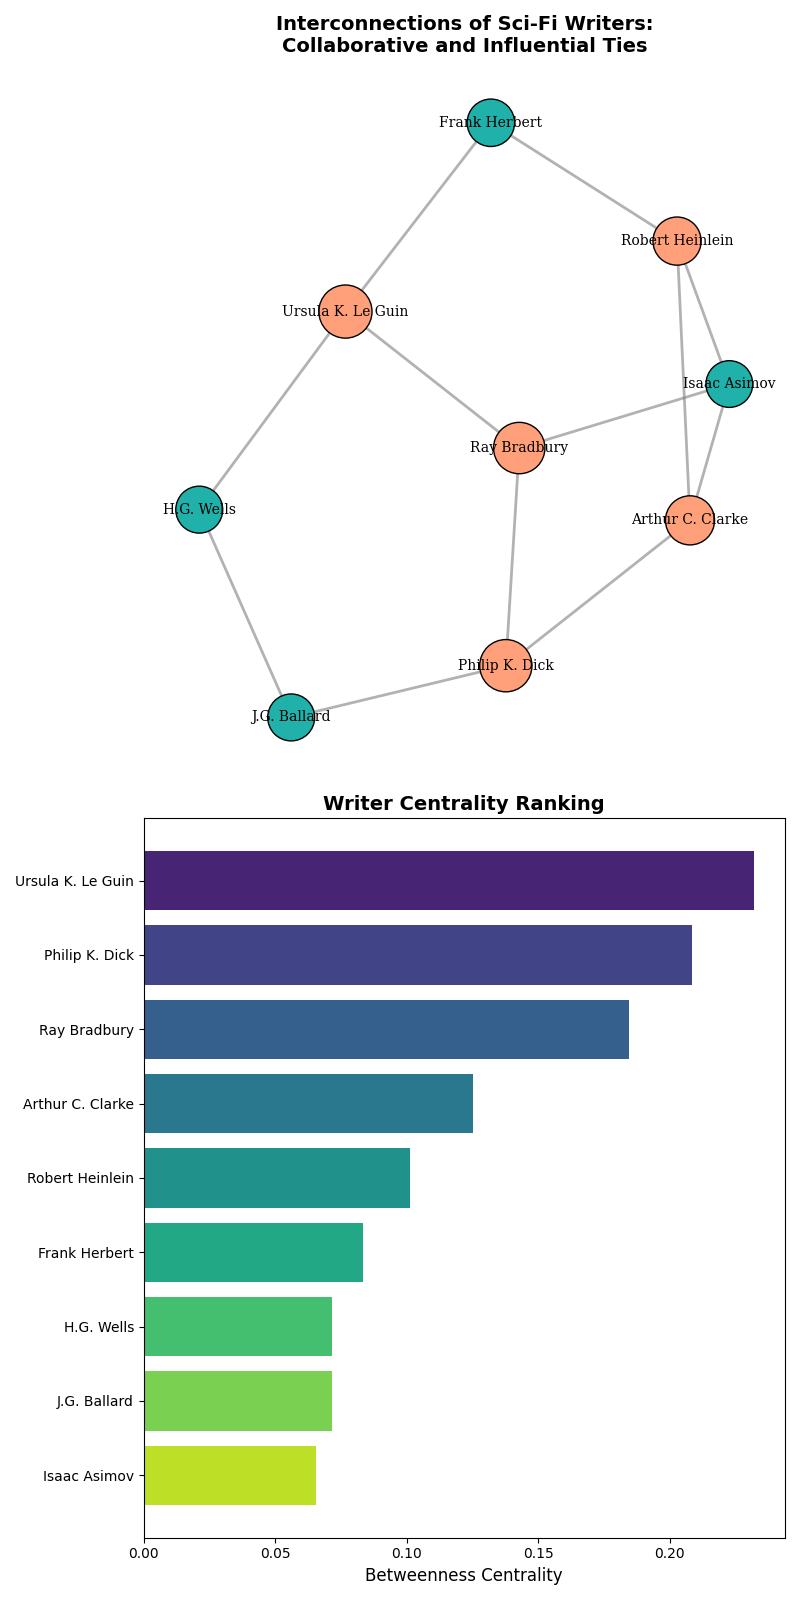

Python code for this plot:
import matplotlib.pyplot as plt
import networkx as nx
import numpy as np

writers_connections = {
    "Isaac Asimov": ["Arthur C. Clarke", "Robert Heinlein", "Ray Bradbury"],
    "Arthur C. Clarke": ["Isaac Asimov", "Robert Heinlein", "Philip K. Dick"],
    "Robert Heinlein": ["Isaac Asimov", "Arthur C. Clarke", "Frank Herbert"],
    "Ray Bradbury": ["Isaac Asimov", "Philip K. Dick", "Ursula K. Le Guin"],
    "Philip K. Dick": ["Arthur C. Clarke", "Ray Bradbury", "J.G. Ballard"],
    "Frank Herbert": ["Robert Heinlein", "Ursula K. Le Guin"],
    "Ursula K. Le Guin": ["Ray Bradbury", "Frank Herbert", "H.G. Wells"],
    "J.G. Ballard": ["Philip K. Dick", "H.G. Wells"],
    "H.G. Wells": ["Ursula K. Le Guin", "J.G. Ballard"]
}

G = nx.Graph(writers_connections)

betweenness_centrality = nx.betweenness_centrality(G)
node_sizes = [1000 + 2000 * betweenness_centrality[node] for node in G.nodes()]
node_colors = ["#FFA07A" if betweenness_centrality[node] > 0.1 else "#20B2AA" for node in G.nodes()]

fig, ax = plt.subplots(2, 1, figsize=(8, 16))

# First subplot: Network Graph
pos = nx.spring_layout(G, seed=24)
nx.draw_networkx_nodes(G, pos, ax=ax[0], node_size=node_sizes, node_color=node_colors, edgecolors='black')
nx.draw_networkx_edges(G, pos, ax=ax[0], width=2, alpha=0.6, edge_color='gray')
nx.draw_networkx_labels(G, pos, ax=ax[0], font_size=10, font_family='serif')
ax[0].set_title("Interconnections of Sci-Fi Writers:\nCollaborative and Influential Ties", fontsize=14, fontweight='bold')
ax[0].axis('off')

# Second subplot: Sorted Bar Chart of Betweenness Centrality
writer_names = list(betweenness_centrality.keys())
centrality_values = list(betweenness_centrality.values())

# Sort the writers by centrality values in descending order
sorted_indices = np.argsort(centrality_values)[::-1]
sorted_writer_names = [writer_names[i] for i in sorted_indices]
sorted_centrality_values = [centrality_values[i] for i in sorted_indices]

y_positions = np.arange(len(writer_names))
ax[1].barh(y_positions, sorted_centrality_values, color=plt.cm.viridis(np.linspace(0.1, 0.9, len(writer_names))))
ax[1].set_yticks(y_positions)
ax[1].set_yticklabels(sorted_writer_names, fontsize=10)
ax[1].invert_yaxis()  # Highest centrality on top
ax[1].set_xlabel('Betweenness Centrality', fontsize=12)
ax[1].set_title("Writer Centrality Ranking", fontsize=14, fontweight='bold')

plt.tight_layout()
plt.show()
